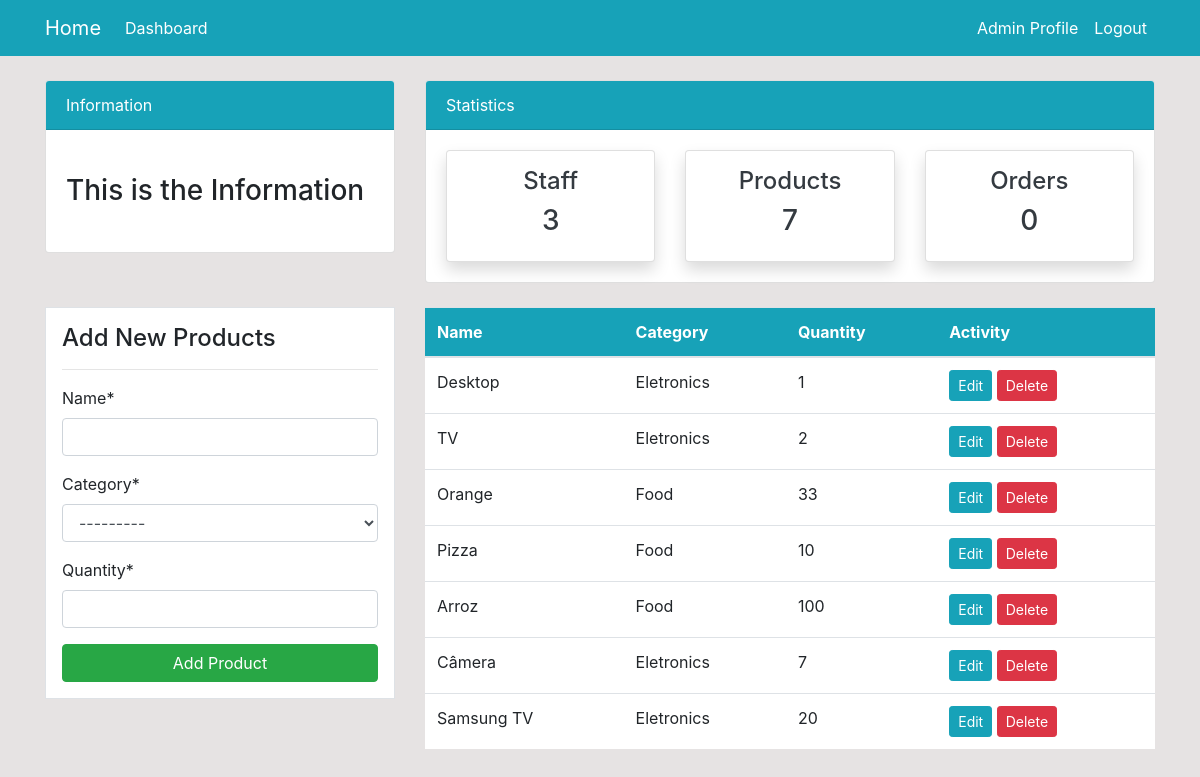
The page /product/ (signed in) on the database as committed earlier.
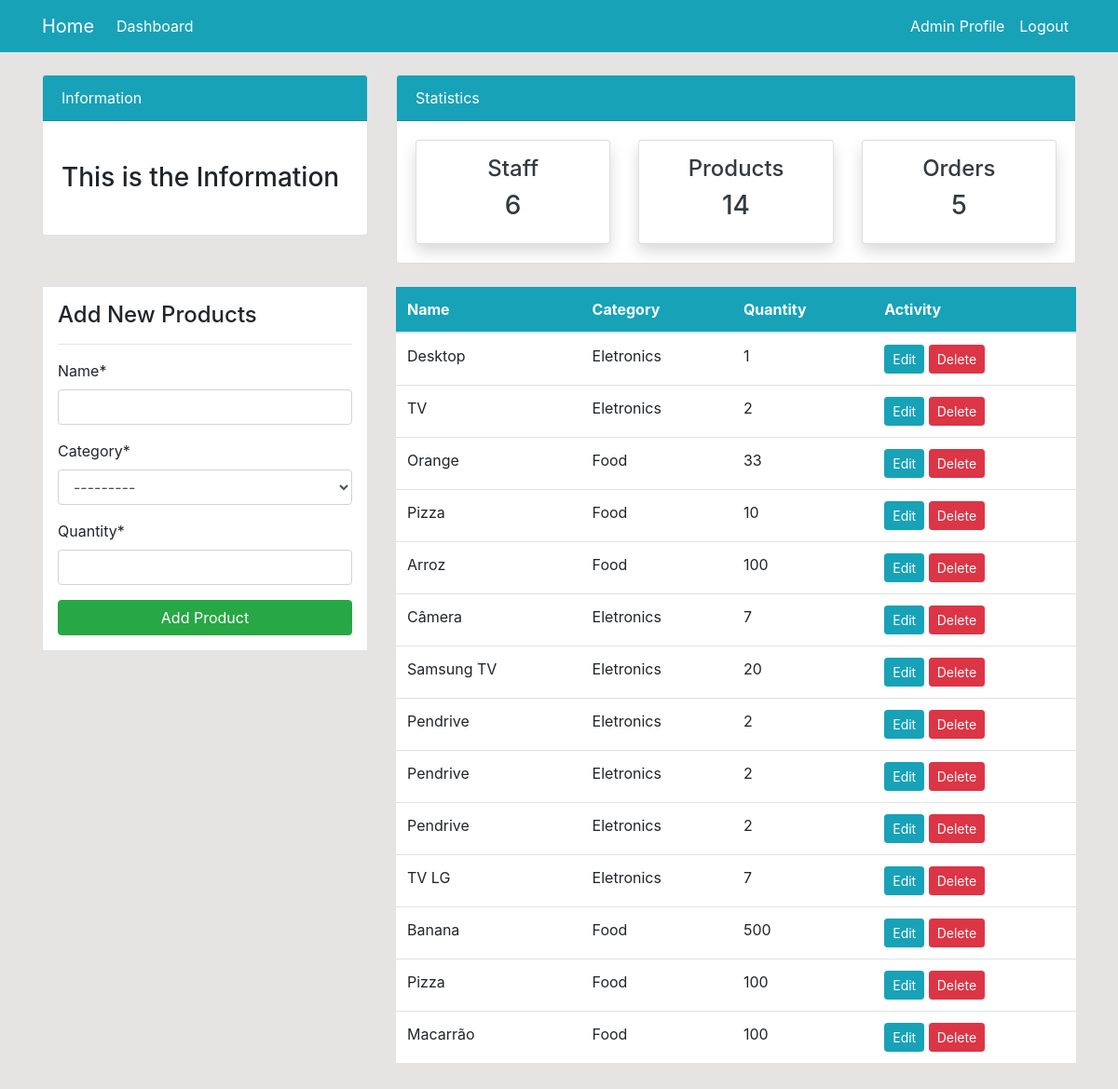
The same page on the database as committed later.
### dashboard/models.py (models this page shows, shortened)
class Product(models.Model):
    name = models.CharField(max_length=100, null=True)
    category = models.CharField(max_length=20,choices=CATEGORY,null=True)
    quantity = models.PositiveIntegerField(null=True)
    class Meta:
        verbose_name_plural = 'Product'

### dashboard/views.py (the view)
# urls.py: path('product/',views.product,name='dashboard-product'),
@login_required()
def product(request):
    items = Product.objects.all()
    product_count = items.count()
    workers_count = User.objects.all().count()
    orders_count = Order.objects.all().count()
    if request.method == 'POST':
        form = ProductForm(request.POST)
        if form.is_valid():
            instance = form.save(commit=False)
            instance.staff = request.user
            instance.save()
            product_name = form.cleaned_data.get('name')
            messages.success(request, f'{product_name} has been added')
            return redirect('dashboard-product')
    else:
        form = ProductForm()
    context = {
        'items': items,
        'form': form,
        'workers_count': workers_count,
        'orders_count': orders_count,
        'product_count': product_count,
    }
    return render(request, 'dashboard/product.html',context)

### dashboard/forms.py
class ProductForm(forms.ModelForm):
    class Meta:
        model = Product
        fields = ['name','category','quantity']

### templates/dashboard/product.html (shortened to what this page needs)
{% extends 'partials/base.html' %}
{% load crispy_forms_tags %}
{% block content %}
{% include 'partials/topnav.html' %}
<div class="container">
    <div class="row my-4">
        <div class="col-md-4">
            <div class="border bg-white p-3">
                <h4>Add New Products</h4>
                <hr>
                <form method="POST">
                    {{ form|crispy }}
                    <input class="btn btn-success btn-block" type="submit" value="Add Product">
                </form>
            </div>
        </div>
        <div class="col-md-8">
            <table class="table bg-white">
                <thead class="bg-info text-white">
                    <tr class="text-white">
                        <th scope="col">Name</th>
                        <th scope="col">Category</th>
                        <th scope="col">Quantity</th>
                        <th scope="col">Activity</th>
                    </tr>
                </thead>
                <tbody>
                    {% for item in items %}
                    <tr>
                        <td>{{ item.name }}</td>
                        <td>{{ item.category }}</td>
                        <td>{{ item.quantity }}</td>
                        <td>
                            <a class="btn btn-info btn-sm" href="{% url 'dashboard-product-update' item.id %}">Edit</a>
                            <a class="btn btn-danger btn-sm" href="{% url 'dashboard-product-delete' item.id %}">Delete</a>
                        </td>
                    </tr>
                    {% endfor %}
                </tbody>
            </table>
        </div>
    </div>
</div>
{% endblock %}

### templates/partials/base.html (shortened to what this page needs)
{% load static %}
<!doctype html>
<html lang="en">
  <head>
    <link rel="stylesheet" href="https://cdn.jsdelivr.net/npm/bootstrap@4.6.2/dist/css/bootstrap.min.css">
    <link rel="stylesheet" href="{% static 'style.css'%}">
  </head>
  <body>
    {% include 'partials/nav.html' %}
    {% block content %}
    {% endblock %}
  </body>
</html>

### templates/partials/nav.html (shortened to what this page needs)
 <nav class="navbar navbar-expand-lg navbar-info bg-info">
    {% if user.is_authenticated %}
    <div class="container">
        <a class="navbar-brand text-white" href="{% url 'dashboard-index' %} ">Home</a>
        <div class="collapse navbar-collapse" id="navbarSupportedContent">
            <ul class="navbar-nav mr-auto">
                <li class="nav-item active">
                    <a class="nav-link text-white" href="{% url 'dashboard-index' %}">Dashboard </a>
                </li>
            </ul>
            <ul class="navbar-nav ml-auto">
                <li class="nav-item active">
                    <a class="nav-link text-white" href="{% url 'user-profile' %}">Admin Profile </a>
                </li>
                <li class="nav-item">
                    <a class="nav-link text-white" href="{% url 'user-logout' %}">Logout</a>
                </li>
            </ul>
            {%endif%}
        </div>
    </div>
</nav>

### templates/partials/topnav.html (shortened to what this page needs)
 <div class="container">
    <div class="row mt-4">
        <div class="col-md-4">
            <div class="card">
                <div class="card-header bg-info text-white">
                    Information
                </div>
                <div class="card-body">
                    <marquee behavior="" direction="">
                        <h3 class="my-4">This is the Information</h3>
                    </marquee>
                </div>
            </div>
        </div>
        <div class="col-md-8">
            <div class="card">
                <div class="card-header bg-info text-white">
                    Statistics
                </div>
                <div class="card-body">
                    <div class="row">
                        <div class="col-md-4">
                            <a class="text-decoration-none text-dark" href="{% url 'dashboard-staff' %}">
                                <div class="card my-card shadow text-center p-3">
                                    <h4>Staff </h4>
                                    <h3>{{ workers_count }}</h3>
                                </div>
                            </a>
                        </div>
                        <div class="col-md-4">
                            <a class="text-decoration-none text-dark" href="{% url 'dashboard-product' %}">
                                <div class="card my-card shadow text-center p-3">
                                    <h4>Products </h4>
                                    <h3>{{product_count}}</h3>
                                </div>
                            </a>
                        </div>
                        <div class="col-md-4">
                            <a class="text-decoration-none text-dark" href="{% url 'dashboard-order' %}">
                                <div class="card my-card shadow text-center p-3">
                                    <h4>Orders </h4>
                                    <h3>{{orders_count}}</h3>
                                </div>
                            </a>
                        </div>
                    </div>
                </div>
            </div>
        </div>
    </div>
</div>

### static/style.css (style rules this page uses)
body { background: rgb(230, 227, 227); }

Rows that differ between the two databases and show on the page:
added Product: name "Pendrive", category "Eletronics", quantity "2"
added Product: name "Pendrive", category "Eletronics", quantity "2"
added Product: name "Pendrive", category "Eletronics", quantity "2"
added Product: name "TV LG", category "Eletronics", quantity "7"
added Product: name "Banana", category "Food", quantity "500"
added Product: name "Pizza", category "Food", quantity "100"
added Product: name "Macarrão", category "Food", quantity "100"
Other text that changed with them:
{{ workers_count }}: "3" → "6"
{{ product_count }}: "7" → "14"
{{ orders_count }}: "0" → "5"
